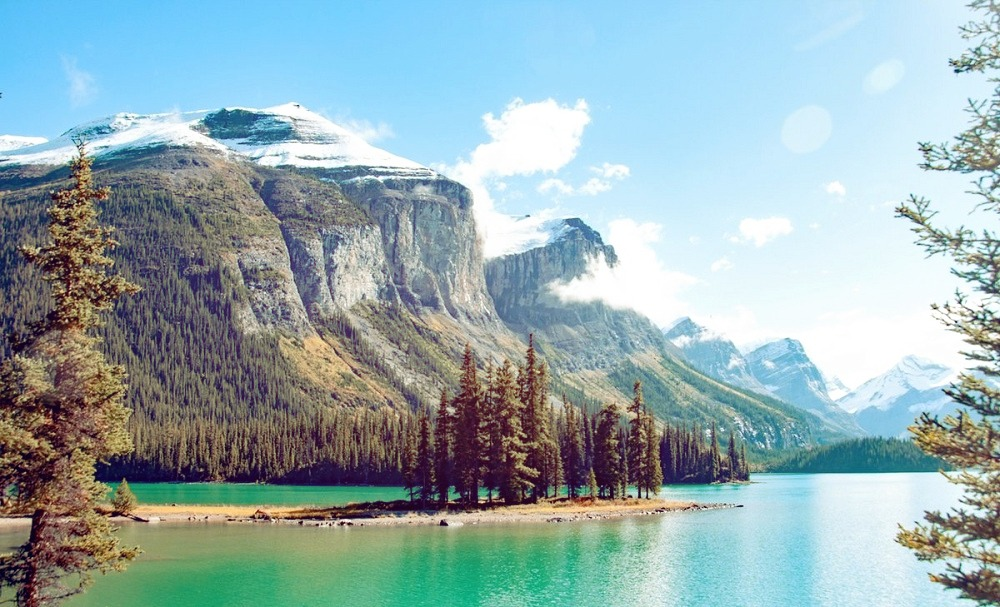
#> input picture image for game.jpg, 1000 x 607 px
$ jupyter execute 16.ipynb
#> lines starting #> are read from the running program, lines starting #| are printed output that depends on the picture
Day-16

Matplotlib Library

[cell 1]
import matplotlib.pyplot as plt

Linear Graph

[cell 2]
x = [1,2,3,4]
y = [5,6,7,8]

plt.plot(x,y)
plt.show()

[cell 3]
x = [1,2,3,4]
y = [5,6,7,8]

plt.plot(x,y,'g')
plt.show()

[cell 4]
x = [5,8,4,9]
y = [12,8,2,5]

plt.plot(x,y,marker = 'o')
plt.show()

[cell 5]
x = [5,8,4,9]
y = [12,8,2,5]

plt.plot(x,y)
plt.plot(y, marker = ">")
plt.plot(x, marker = "o")

plt.show()

Bar Graph

[cell 6]
x = [1,2,3,4]
y = [5,6,7,8]

plt.bar(x,y)
plt.show()
#> figure, not shown here; tallest bar 8 high, from x = 3.6 to 4.4

[cell 7]
x = [1,2,3,4]
y = [5,6,7,8]
c = ['r','y','b','g']
plt.bar(x,y,color = c)
plt.show()
#> figure, not shown here; tallest bar 8 high, from x = 3.6 to 4.4

[cell 8]
import numpy as np

[cell 9]
x = np.array(["A","B","C","D"])
y = np.array([10,20,5,15])

plt.barh(x,y)
plt.show()
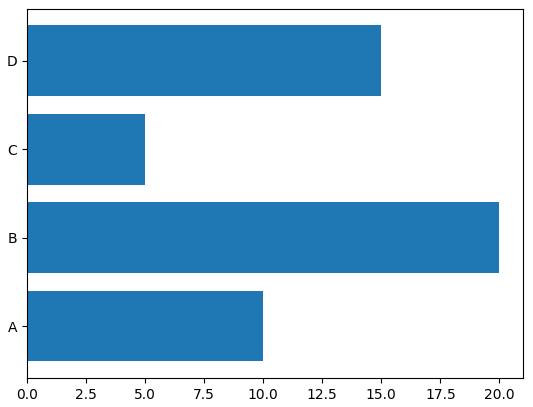
#> figure drawn by matplotlib, 1 panel

[cell 10]
x = np.array(["A","B","C","D"])
y = np.array([10,20,5,15])

plt.bar(x,y,color = 'hotpink')
plt.show()
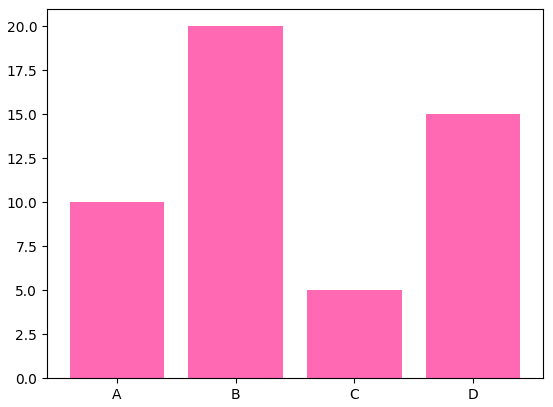
#> figure drawn by matplotlib, 1 panel; tallest bar 20 high, from x = 0.6 to 1.4

[cell 11]
x = np.array(["A","B","C","D"])
y = np.array([10,20,5,15])

plt.bar(x,y,color = 'hotpink', width = 0.3)
plt.show()
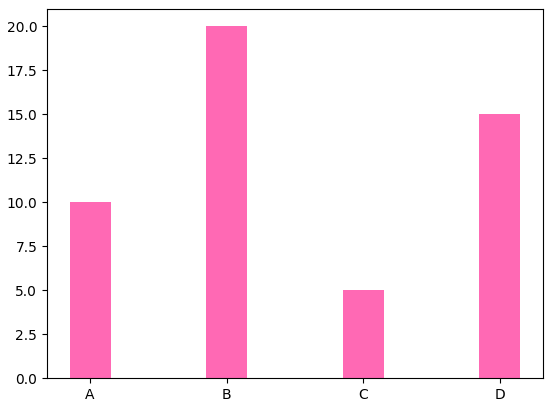
#> figure drawn by matplotlib, 1 panel; tallest bar 20 high, from x = 0.85 to 1.15

[cell 12]
x = np.array(["A","B","C","D"])
y = np.array([10,20,5,15])

plt.barh(x,y,color = 'green', height = 0.4)
plt.show()
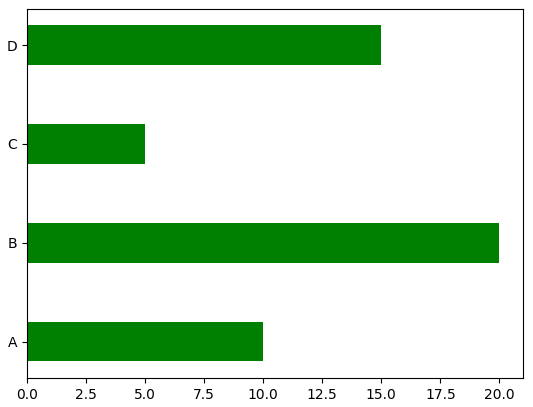
#> figure drawn by matplotlib, 1 panel

Scatter Plot

[cell 13]
x = [1,2,3,4,5,6]
y = [2,6,7,4,5,6]

plt.scatter(x,y)
plt.title("Scatter Plot")
plt.xlabel("Month")
plt.ylabel("Number")
plt.show()
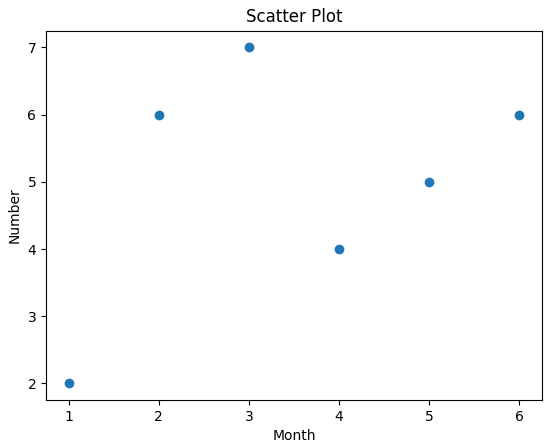
#> figure drawn by matplotlib, 1 panel

[cell 14]
x = [1,2,3,4,5,6]
y = [2,6,7,4,5,6]

c = ['r','g','y','b','g','r']
plt.scatter(x,y, color = c)
plt.title("Scatter Plot")
plt.xlabel("Month")
plt.ylabel("Number")
plt.show()

[cell 15]
x = [1,2,3,4,5,6]
y = [2,6,7,4,5,6]

c = ['r','g','y','b','g','r']
plt.scatter(x,y, color = c , s = 100)
plt.title("Scatter Plot")
plt.xlabel("Month")
plt.ylabel("Number")
plt.show()

Part- 2

#importing libraries

[cell 16]
import numpy as np
import matplotlib.pyplot as plt
from PIL import Image

fname = r"image for game.jpg"

# Oppening image using pil
image = Image.open(fname).convert('L')
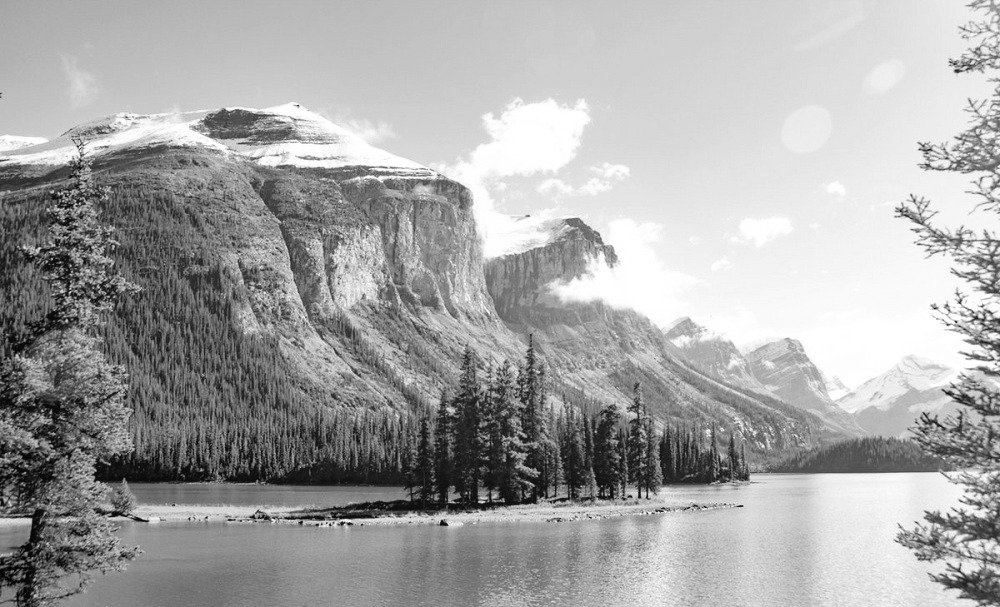
#> image: PIL image 1000x607 L; min 1, max 255, mean 166.7

#mapping image to gray scale
plt.imshow(image, cmap='gray')
plt.show()

[cell 17]
import numpy as np
import matplotlib.pyplot as plt
from PIL import Image

fname = r"image for game.jpg"

# Oppening image using pil
image = Image.open(fname).convert('L')

#mapping image to gray scale
plt.imshow(image, cmap='BrBG_r')
plt.show()

[cell 18]
import numpy as np
import matplotlib.pyplot as plt
from PIL import Image

fname = r"image for game.jpg"

# Oppening image using pil
image = Image.open(fname).convert('L')

#mapping image to gray scale
plt.imshow(image, cmap='Dark2')
plt.show()

[cell 19]
import numpy as np
import matplotlib.pyplot as plt
from PIL import Image

fname = r"image for game.jpg"

# Oppening image using pil
image = Image.open(fname).convert('L')

#mapping image to gray scale
plt.imshow(image, cmap='rainbow')
plt.show()

For exact image

[cell 20]
import numpy as np
import matplotlib.pyplot as plt
from PIL import Image

fname = r"image for game.jpg"

# Oppening image using pil
image = Image.open(fname).convert('RGB')
#> image is the input picture: PIL image 1000x607 RGB; mean R, G, B 149.5, 173.3, 177.1
plt.title("Scenrie")

#mapping image to gray scale
plt.imshow(image)
plt.grid()
plt.show()

Pie-Chart

[cell 21]
x = [10,20,30,40]
y =['English','Hindi','Maths','Science']

plt.pie(x)
plt.show()
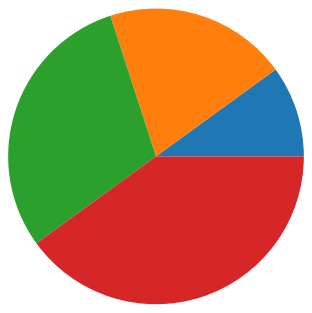
#> figure drawn by matplotlib, 1 panel

[cell 22]
x = [10,20,30,40]
y =['English','Hindi','Maths','Science']

plt.pie(x, labels = y)
plt.show()
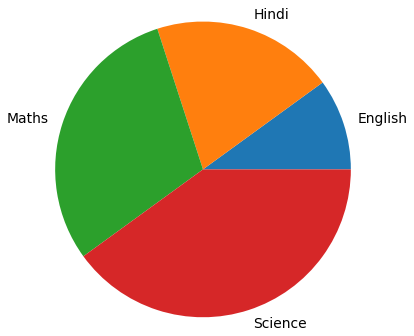
#> figure drawn by matplotlib, 1 panel

[cell 23]
x = [10,20,30,40]
y =['English','Hindi','Maths','Science']

c = ["yellow","blue","green","red"]
plt.pie(x, labels = y , colors = c)
plt.show()
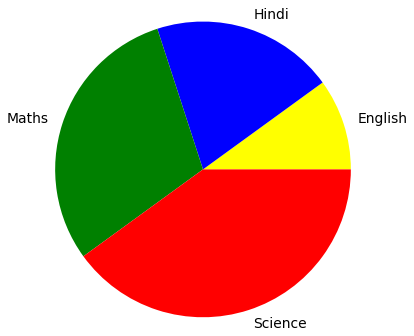
#> figure drawn by matplotlib, 1 panel

[cell 24]
x = [10,20,30,40]
y =['English','Hindi','Maths','Science']

c = ["yellow","blue","green","red"]
plt.pie(x, labels = y , colors = c)
plt.legend()
plt.show()
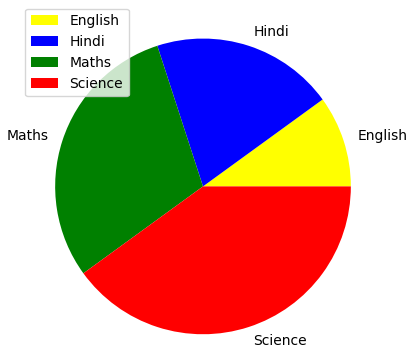
#> figure drawn by matplotlib, 1 panel
